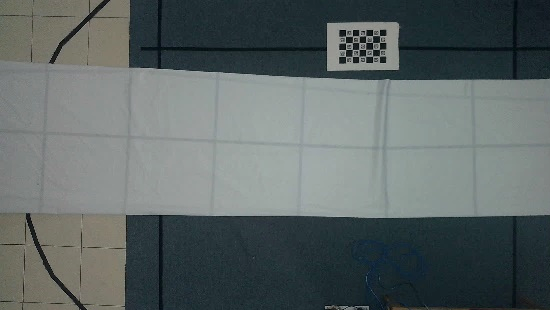
#> input picture RAW/IMG STITCHING/DATA TEST STITCHING/P1.png, 550 x 310 px, found by its file name
$ python IMSTITCHED_WARP.py
#> lines starting #> are read from the running program, lines starting #| are printed output that depends on the picture; after the words box and inside, x2 and y2 are one past the last pixel; in counts of white or black regions, pixels touching at a corner belong together
import cv2
import numpy as np
import matplotlib.pyplot as plt
from random import randrange

# Load images for stitching
image1 = cv2.imread(r'D:\SKRIPSI related\PY\IMG STITCHING\DATA TEST STITCHING\P1.png')
#> image1 is the input picture: shape (310, 550, 3); mean B, G, R 102, 102.4, 93.6
image2 = cv2.imread(r'D:\SKRIPSI related\PY\IMG STITCHING\DATA TEST STITCHING\P2.png')
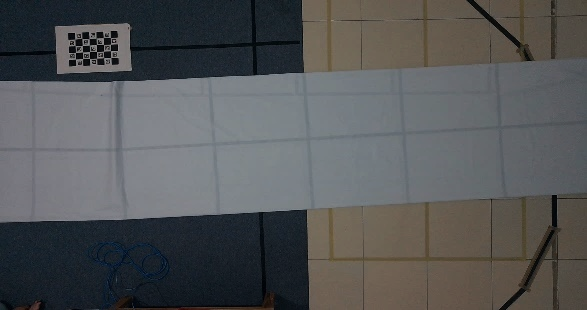
#> input picture RAW/IMG STITCHING/DATA TEST STITCHING/P2.png, 587 x 310 px, found by its file name
#> image2 is the input picture: shape (310, 587, 3); mean B, G, R 87.2, 86.1, 84.7

# Tampilkan gambar asli secara bersebelahan
fig, ax = plt.subplots(1, 2, figsize=(14, 10))
ax[0].imshow(image1)
ax[0].set_title("PIC 1 - kiri (asli)")
ax[0].axis("off")
ax[1].imshow(image2)
ax[1].set_title("PIC 2 - kanan (asli)")
ax[1].axis("off")
plt.show()
#> figure, not shown here; B, G, R data is drawn as R, G, B

# Function to calculate the mean and std deviation of the image in the LAB color space
def get_color_stats(image):
    lab = cv2.cvtColor(image, cv2.COLOR_BGR2LAB)
    l, a, b = cv2.split(lab)
    mean_l, std_l = cv2.meanStdDev(l)
    mean_a, std_a = cv2.meanStdDev(a)
    mean_b, std_b = cv2.meanStdDev(b)
    return (mean_l[0][0], mean_a[0][0], mean_b[0][0]), (std_l[0][0], std_a[0][0], std_b[0][0])

# Function to apply the white balance from source image stats to the target image
def apply_white_balance(target_image, src_means, src_stds):
    target_lab = cv2.cvtColor(target_image, cv2.COLOR_BGR2LAB)
    l, a, b = cv2.split(target_lab)
    target_means, target_stds = get_color_stats(target_image)

    l = ((l - target_means[0]) * (src_stds[0] / (target_stds[0] + 1e-6))) + src_means[0]
    a = ((a - target_means[1]) * (src_stds[1] / (target_stds[1] + 1e-6))) + src_means[1]
    b = ((b - target_means[2]) * (src_stds[2] / (target_stds[2] + 1e-6))) + src_means[2]

    l = np.clip(l, 0, 255).astype('uint8')
    a = np.clip(a, 0, 255).astype('uint8')
    b = np.clip(b, 0, 255).astype('uint8')

    balanced_lab = cv2.merge([l, a, b])
    balanced_bgr = cv2.cvtColor(balanced_lab, cv2.COLOR_LAB2BGR)
    return balanced_bgr

# Get color statistics from image B
image_b_means, image_b_stds = get_color_stats(image2)
#> in get_color_stats, `lab = cv2.cvtColor(image, cv2.COLOR_BGR2LAB)`: lab: shape (310, 587, 3); mean of channels 0, 1, 2 91.6, 127.9, 127.1
#> in get_color_stats, `l, a, b = cv2.split(lab)`:
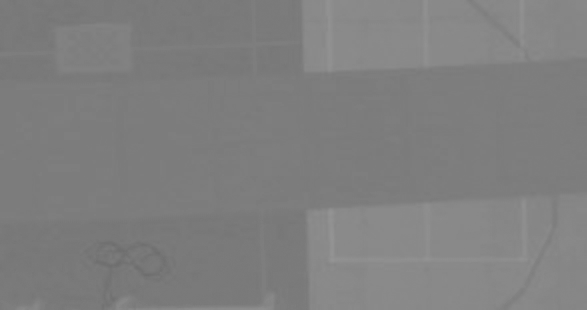
#> b: shape (310, 587); min 109, max 148, mean 127.1
#> in get_color_stats, `mean_l, std_l = cv2.meanStdDev(l)`: mean_l = [91.59]; std_l = [42.63]
#> in get_color_stats, `mean_a, std_a = cv2.meanStdDev(a)`: mean_a = [127.9]; std_a = [1.65]
#> in get_color_stats, `mean_b, std_b = cv2.meanStdDev(b)`: mean_b = [127.1]; std_b = [6.1]
#> image_b_means = (91.59, 127.9, 127.1); image_b_stds = (42.63, 1.65, 6.1)

# Apply the white balance from image B to image A
WB_IMAGE = apply_white_balance(image1, image_b_means, image_b_stds)
#> in apply_white_balance, `target_lab = cv2.cvtColor(target_image, cv2.COLOR_BGR2LAB)`: target_lab: shape (310, 550, 3); mean of channels 0, 1, 2 106.3, 124.7, 126.9
#> in apply_white_balance, `l, a, b = cv2.split(target_lab)`:
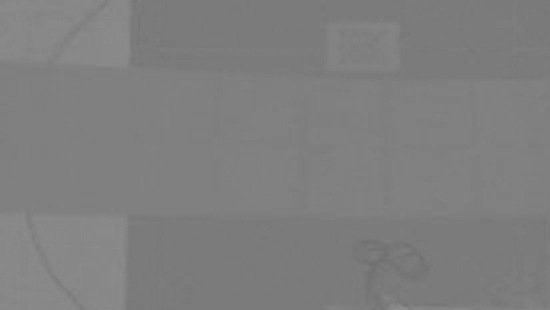
#> b: shape (310, 550); min 111, max 143, mean 126.9
#> in apply_white_balance, `target_means, target_stds = get_color_stats(target_image)`: target_means = (106.3, 124.7, 126.9); target_stds = (54.67, 1.59, 4.06)
#> in apply_white_balance, `balanced_lab = cv2.merge([l, a, b])`: balanced_lab: shape (310, 550, 3); mean of channels 0, 1, 2 91.1, 127.7, 126.6
#> in apply_white_balance, `balanced_bgr = cv2.cvtColor(balanced_lab, cv2.COLOR_LAB2BGR)`:
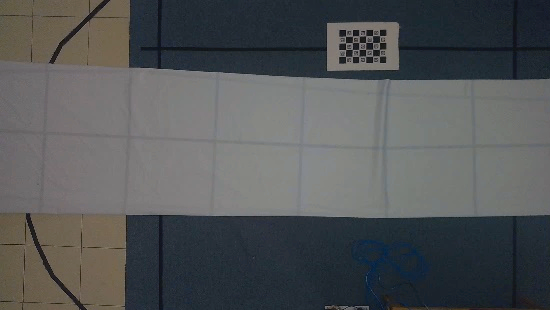
#> balanced_bgr: shape (310, 550, 3); mean B, G, R 87.2, 85.9, 83.4

# Tampilkan gambar asli secara bersebelahan
fig, ax = plt.subplots(1, 2, figsize=(14, 10))
ax[0].imshow(WB_IMAGE)
ax[0].set_title("1 - kiri")
ax[0].axis("off")
ax[1].imshow(image2)
ax[1].set_title("2 - kanan")
ax[1].axis("off")
plt.show()
#> figure, not shown here; B, G, R data is drawn as R, G, B

# Create a Stitcher object
stitcher = cv2.Stitcher_create()
print("stitcher func created")
# stitcher = cv2.createStitcher()

# Stitch images
image1 = cv2.cvtColor(WB_IMAGE, cv2.COLOR_BGR2RGB)
image2 = cv2.cvtColor(image2, cv2.COLOR_BGR2RGB)
print("images converted")

# Tampilkan gambar asli secara bersebelahan
fig, ax = plt.subplots(1, 2, figsize=(14, 10))
ax[0].imshow(image1)
ax[0].set_title("1 GRAY")
ax[0].axis("off")
ax[1].imshow(image2)
ax[1].set_title("2 GRAY")
ax[1].axis("off")
plt.show()

print("stitching in progress")
status, stitched_image = stitcher.stitch((image1, image2))
#> status = 0
if status == cv2.Stitcher_OK:
    # Convert stitched image to RGB format
    print("stitching done")
    size = stitched_image.shape
#> size = (314, 873, 3)
    stitched_image = cv2.resize(stitched_image, (size[1]//2, size[0]//2))
#> stitched_image: shape (157, 436, 3)
    stitched_image = cv2.cvtColor(stitched_image, cv2.COLOR_BGR2RGB)

    # Display stitched image with original color
    plt.figure(figsize=(12, 10))
    plt.imshow(stitched_image)
    plt.title('Stitched Image (Back to Ori Color)')
    plt.axis('off')
    plt.show()

else:
    print('Image stitching failed!')

def find_largest_rectangle(contours):
    """Find the largest rectangular contour in the list."""
    largest_area = 0
    largest_rectangle = None
    for contour in contours:
        # Approximate the contour to a polygon and check if it has four sides
        epsilon = 0.05 * cv2.arcLength(contour, True)
        approx = cv2.approxPolyDP(contour, epsilon, True)
        if len(approx) == 4:
            # Check if this is the largest rectangle so far
            area = cv2.contourArea(contour)
            if area > largest_area:
                largest_area = area
                largest_rectangle = approx
    return largest_rectangle

# Convert the image to grayscale and threshold to find the black border
gray = cv2.cvtColor(stitched_image, cv2.COLOR_BGR2GRAY)
_, thresh = cv2.threshold(gray, 1, 255, cv2.THRESH_BINARY)
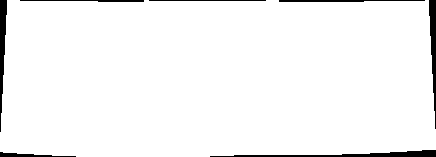
#> thresh: shape (157, 436); 96.5% white; 7 black regions

# Find contours in the thresholded image
contours, _ = cv2.findContours(thresh, cv2.RETR_EXTERNAL, cv2.CHAIN_APPROX_SIMPLE)
#> contours = 1 contour; box (x1, y1, x2, y2) and area: (0, 0, 436, 157) 65462

# Find the largest rectangular contour which should be the content area
largest_rectangle = find_largest_rectangle(contours)
#> the loop in find_largest_rectangle, `for contour in contours:` made 1 pass
#> (epsilon, area, largest_area, largest_rectangle) on pass 1: (58.6, 65462, 65462, [[7, 0], [0, 151], [435, 149], [428, 0]])
#> after the loop in find_largest_rectangle, `for contour in contours:`: largest_area = 65462
#> largest_rectangle = [[7, 0], [0, 151], [435, 149], [428, 0]]

if largest_rectangle is not None:
    def order_points(pts):
        rect = np.zeros((4, 2), dtype="float32")
        s = pts.sum(axis=2)

        rect[0] = pts[np.argmin(s)]
        rect[2] = pts[np.argmax(s)]

        diff = np.diff(pts, axis=2)
        rect[1] = pts[np.argmin(diff)]
        rect[3] = pts[np.argmax(diff)]

        return rect

    # Reorder the points for the perspective warp
    ordered_rectangle = order_points(largest_rectangle)
#> in order_points, `s = pts.sum(axis=2)`: s = [7, 151, 584, 428]
#> in order_points, `diff = np.diff(pts, axis=2)`: diff = [-7, 151, -286, -428]
#> ordered_rectangle = [[7, 0], [428, 0], [435, 149], [0, 151]]

    # Determine the dimensions of the new perspective warped image
    (tl, tr, br, bl) = ordered_rectangle
#> tl = [7, 0]; tr = [428, 0]; br = [435, 149]; bl = [0, 151]

    img_copy = stitched_image.copy()
    cv2.drawContours(img_copy, [largest_rectangle], -1, (0, 255, 0), 2)
    print(tl, tr, br, bl)
#| [7. 0.] [428.   0.] [435. 149.] [  0. 151.]
    cv2.rectangle(img_copy, (int(tl[0]),int(tl[1])),(int(br[0]),int(br[1])), (255, 0, 0), 2)
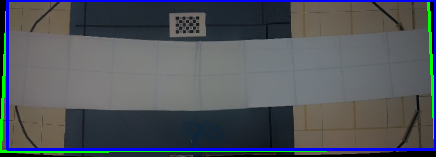
#> img_copy: shape (157, 436, 3); mean B, G, R 91.4, 85.1, 79.9
    cv2.imshow("Largest Rectangle", img_copy)
    cv2.waitKey(0)

    widthA = np.sqrt(((br[0] - bl[0]) ** 2) + ((br[1] - bl[1]) ** 2))
#> widthA = 435
    widthB = np.sqrt(((tr[0] - tl[0]) ** 2) + ((tr[1] - tl[1]) ** 2))
#> widthB = 421
    maxWidth = max(int(widthA), int(widthB))
#> maxWidth = 435

    heightA = np.sqrt(((tr[0] - br[0]) ** 2) + ((tr[1] - br[1]) ** 2))
#> heightA = 149.2
    heightB = np.sqrt(((tl[0] - bl[0]) ** 2) + ((tl[1] - bl[1]) ** 2))
#> heightB = 151.2
    maxHeight = max(int(heightA), int(heightB))
#> maxHeight = 151

    # Define the destination points which will map the rectangle's points to a straight rectangle
    dst = np.array([
        [0, 0],
        [maxWidth - 1, 0],
        [maxWidth - 1, maxHeight - 1],
        [0, maxHeight - 1]], dtype="float32")
#> dst = [[0, 0], [434, 0], [434, 150], [0, 150]]

    # Calculate the perspective transform matrix and warp the perspective to grab the screen
    M = cv2.getPerspectiveTransform(ordered_rectangle, dst)
#> M = [[1.02, 0.0472, -7.12], [-8.17e-17, 1.03, 1.94e-16], [-3.04e-05, 0.00022, 1]]
    warp = cv2.warpPerspective(stitched_image, M, (maxWidth, maxHeight))
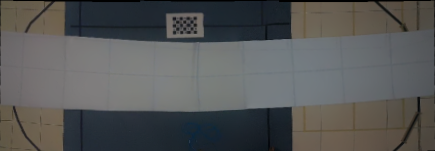
#> warp: shape (151, 435, 3); mean B, G, R 86.6, 87, 86.1
else:
    # If no rectangle is found, return the original image
    warp = stitched_image

warp = cv2.cvtColor(warp, cv2.COLOR_RGB2BGR)

# Displaying the image inline with matplotlib
plt.imshow(warp)
plt.title('Warped Image (Original Color)')
plt.axis('off')
plt.show()
